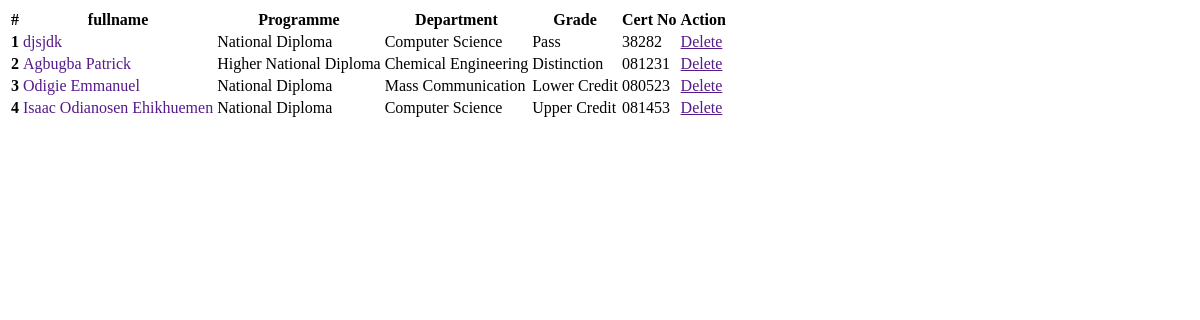
/auth/list_result, run on an earlier commit of the app's database.
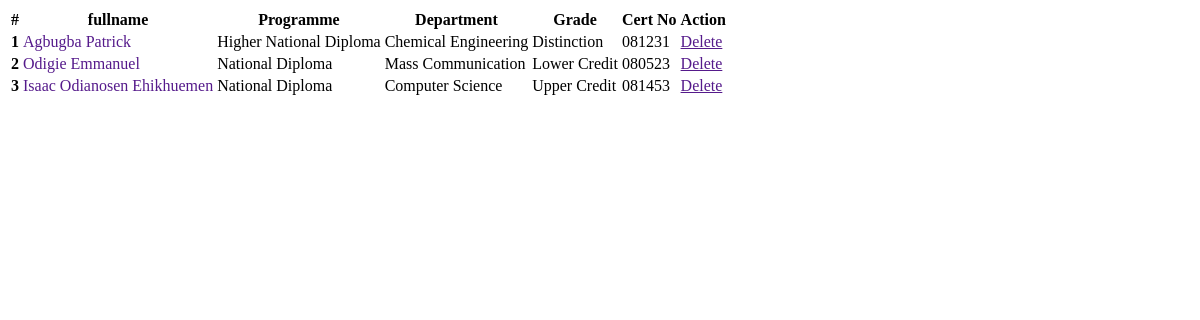
And on a later commit of the database.
### e_verify_app/models.py (models this page shows, shortened)
class ResultInformation(models.Model):
    programme_select = (
        ('National Diploma', 'ND'),
        ('Higher National Diploma', 'HND'),
    )
    grade_select = (
        ('Pass', 'Pass'),
        ('Lower Credit', 'Lower Credit'),
        ('Upper Credit', 'Upper Credit'),
        ('Distinction', 'Distinction'),
    )
    department_select = (
        ('Computer Science', 'Computer Science'),
        ('Mass Communication', 'Mass Communication'),
        ('Chemical Engineering', 'Chemical Engineering'),
        ('Mechanical Engineering', 'Mechanical Engineering'),
    )
    fullname = models.CharField(max_length=100)
    programme = models.CharField(max_length=25, choices=programme_select)
    department = models.CharField(max_length=100, choices=department_select)
    grade = models.CharField(max_length=20, choices=grade_select)
    cert_no = models.CharField(max_length=14, db_index=True, unique=True, blank=True)
    result_id = models.UUIDField(default=uuid.uuid4, primary_key=True, unique=True, editable=False)
    date = models.DateField()
    class Meta:
        db_table = 'Result Information'
        verbose_name_plural = 'Result Information'

### e_verify_auth/views.py (the view)
# urls.py: path('list_result', ListResultView.as_view(), name='list_result'),
class ListResultView(ManageAdminView):
    template_name = "partials/result_list.html"
    def get_queryset(self):
        return ResultInformation.objects.all().order_by('-date')

### templates/partials/result_list.html (shortened to what this page needs)
{% if object_list %}
<div class="table-responsive">
    <table class="table table-striped table-sm table-hover" >
        <thead class="text-center">
          <tr>
            <th>#</th>
            <th>fullname</th>
            <th>Programme</th>
            <th>Department</th>
            <th>Grade</th>
            <th>Cert No</th>
            <th>Action</th>
          </tr>
        </thead>
        <tbody class="text-center" >
            {% for result in object_list  %}
            <tr>
                <td><b>{{ forloop.counter }}</b></td>
                <td>
                    <a href="" class="" style="text-decoration: none;" hx-get="{% url 'auth:result_form' result.result_id %}" hx-target="#resultDialog">{{ result.fullname }} </a>
                </td>
                <td>{{ result.programme }}</td>
                <td>{{ result.department }}</td>
                <td>{{ result.grade }}</td>
                <td>{{ result.cert_no }}</td>
                <td>
                    <a href="" class="btn btn-outline-danger btn-sm" data-toggle="modal" data-target="#delete{{ result.cert_no}}">Delete </a>
                </td>
            </tr>
            {% endfor %}
        </tbody>
    </table>
  </div>
{% endif %}

What changed in the data, as far as the page shows it:
removed ResultInformation: fullname "djsjdk", programme "National Diploma", department "Computer Science", grade "Pass", cert_no "38282"
